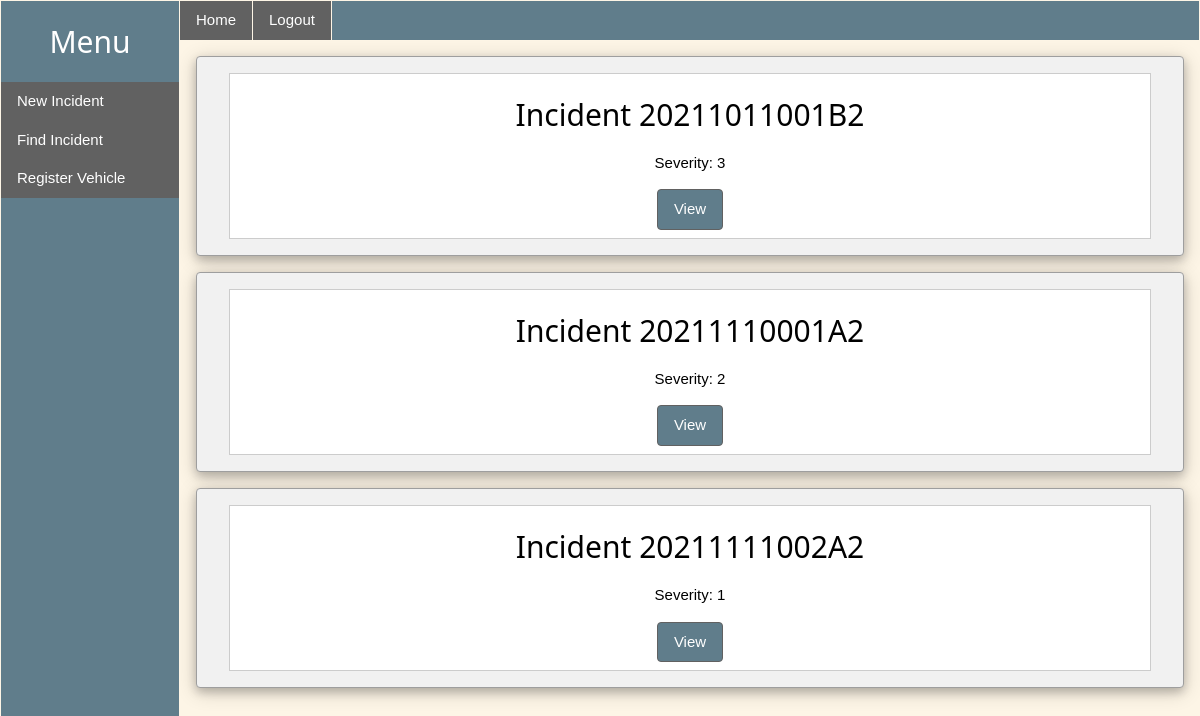
The page /home (signed in) on the database its author committed.
### incident_app/models/incident.py (models this page shows, shortened)
class Incident(db.Model):
    id = db.Column(db.Integer, primary_key=True)
    crash_sequence = db.Column(db.String(15), unique=True, nullable=True)
    date = db.Column(db.String(15), nullable=False, default=datetime.now().strftime('%m/%d/%Y'))
    time = db.Column(db.String(10), nullable=False, default=datetime.now().strftime('%H:%M'))
    county = db.Column(db.String(25))
    location = db.Column(db.String(25))
    severity = db.Column(db.Integer, nullable=False)
    num_vehicles = db.Column(db.Integer, nullable=False, default=1)
    num_pedestrians = db.Column(db.Integer, nullable=False, default=0)
    status = db.Column(db.String(20), nullable=False, default='Open')
    photos_taken = db.Column(db.Boolean, default=False)
    photographer = db.Column(db.String, nullable=True)
    officer = db.Column(db.Integer, db.ForeignKey('user.id'), nullable=False)
    secondary_officers = db.relationship('User',
                                         secondary=assisting,
                                         back_populates='assists')
    vehicles = db.relationship("AssociatedVehicle", back_populates='incident')
    objects = db.relationship('Object', backref='incident', lazy='dynamic')

### incident_app/main/routes.py (the view)
@main.route("/home")
@login_required
def home_page():
    incidents = current_user.incidents.order_by(desc(Incident.severity))
    return render_template('home.html', title='Home', incidents=incidents)

### incident_app/models/user.py (called while the page is built)
@login_manager.user_loader
def load_user(user_id):
    return User.query.get(int(user_id))

### incident_app/templates/home.html
{% extends "layout.html" %}
{% block content %}
    {% for inc in incidents %}
    <div class="w3-container w3-card-4 w3-margin w3-light-grey w3-border w3-border-grey w3-round">
        <div class="w3-section w3-center w3-white w3-border w3-padding w3-margin">
            <h2>Incident {{ inc.crash_sequence }}</h2>
            <p>Severity: {{ inc.severity }}</p>
                    <a class="w3-button w3-blue-grey w3-hover-dark-grey w3-border w3-round w3-border-dark-grey"
        href={{ url_for('report_manager.view_incident', incident_id=inc.id) }}>
            View
        </a>
        </div>
    </div>
    {% endfor %}
{% endblock content %}

### incident_app/static/w3.css (style rules this page uses)
*, *:before, *:after { box-sizing: inherit }
html { -ms-text-size-adjust: 100%; -webkit-text-size-adjust: 100% }
body { margin: 0 }
a { background-color: transparent }
html, body { font-family: Verdana, sans-serif; font-size: 15px; line-height: 1.5 }
html { overflow-x: hidden }
h2 { font-size: 30px }
h1, h2, h3, h4, h5, h6 { font-family: "Segoe UI", Arial, sans-serif; font-weight: 400; margin: 10px 0 }
a { color: inherit }
.w3-btn, .w3-button { border: none; display: inline-block; padding: 8px 16px; vertical-align: middle; overflow: hidden; text-decoration: none; color: inherit; background-color: inherit; text-align: center; cursor: pointer; white-space: nowrap }
.w3-btn, .w3-button { -webkit-touch-callout: none; -webkit-user-select: none; -khtml-user-select: none; -moz-user-select: none; -ms-user-select: none; user-select: none }
.w3-container:after, .w3-container:before, .w3-panel:after, .w3-panel:before, .w3-row:after, .w3-row:before, .w3-row-padding:after, .w3-row-padding:before, .w3-cell-row:before, .w3-cell-row:after, .w3-clear:after, .w3-clear:before, .w3-bar:before, .w3-bar:after { content: ""; display: table; clear: both }
.w3-round, .w3-round-medium { border-radius: 4px }
.w3-container, .w3-panel { padding: 0.01em 16px }
.w3-card-4, .w3-hover-shadow:hover { box-shadow: 0 4px 10px 0 rgba(0, 0, 0, 0.2), 0 4px 20px 0 rgba(0, 0, 0, 0.19) }
.w3-center { text-align: center !important }
.w3-border { border: 1px solid #ccc !important }
.w3-section, .w3-code { margin-top: 16px !important; margin-bottom: 16px !important }
.w3-margin { margin: 16px !important }
.w3-padding { padding: 8px 16px !important }
.w3-blue-grey, .w3-hover-blue-grey:hover, .w3-blue-gray, .w3-hover-blue-gray:hover { color: #fff !important; background-color: #607d8b !important }
.w3-sand, .w3-hover-sand:hover { color: #000 !important; background-color: #fdf5e6 !important }
.w3-white, .w3-hover-white:hover { color: #000 !important; background-color: #fff !important }
.w3-light-grey, .w3-hover-light-grey:hover, .w3-light-gray, .w3-hover-light-gray:hover { color: #000 !important; background-color: #f1f1f1 !important }
.w3-border-grey, .w3-hover-border-grey:hover, .w3-border-gray, .w3-hover-border-gray:hover { border-color: #9e9e9e !important }
.w3-border-dark-grey, .w3-hover-border-dark-grey:hover, .w3-border-dark-gray, .w3-hover-border-dark-gray:hover { border-color: #616161 !important }

### rows shown on the page
Incident: crash_sequence "20211011001B2", severity "3"
Incident: crash_sequence "20211110001A2", severity "2"
Incident: crash_sequence "20211111002A2", severity "1"
